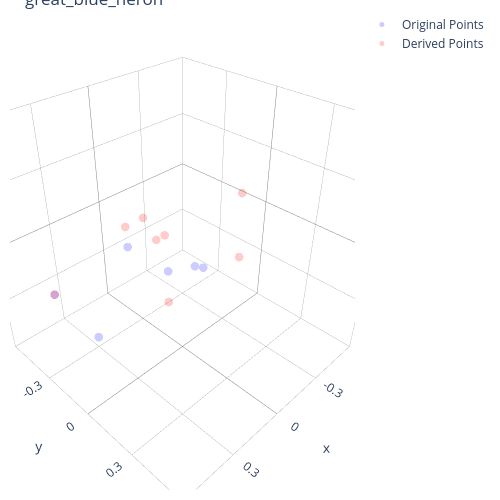

This figure's notebook cell:
### Markdown cell above
### Inspect a Species

The interactive 3D plot shows the original cadaver landmarks (blue) and the derived marker positions (red) for a selected species. The tail markers are derived from the tail base and length. The left side is also mirrored.

### Code cell
# Visualise derived markers for one species
plot_bird_markers(merged_df, row_idx=1, show_derived_lines=False)

### Figure 1 — Plotly figure (JSON) as saved in the notebook; plotly's stock layout.template omitted (floating-point values rounded to 4 significant figures)
{"data": [{"hovertemplate": "<b>Point</b>: %{text}<br>x: %{x:.3f}<br>y: %{y:.3f}<br>z: %{z:.3f}<br><extra></extra>", "marker": {"color": "blue", "opacity": 0.2, "size": 5}, "mode": "markers", "name": "Original Points", "text": ["pt1", "pt10", "pt11", "pt12", "pt2", "pt4", "pt8", "pt9"], "type": "scatter3d", "x": [0.028, 0.5857, 0.1969, 0.0774, 0.2268, 0.5875, 0.8846, 0.8822], "y": [0.1536, -0.1465, -0.1445, 0.1512, 0.1445, 0.1361, -0.0104, -0.08472], "z": [-0.0014, -0.0014, 0.04258, 0.03062, 0.08077, -0.04418, -0.1957, -0.1388]}, {"hovertemplate": "<b>Point</b>: %{text}<br>x: %{x:.3f}<br>y: %{y:.3f}<br>z: %{z:.3f}<br><extra></extra>", "marker": {"color": "red", "opacity": 0.2, "size": 5}, "mode": "markers", "name": "Derived Points", "text": ["right_wingtip", "left_wingtip", "right_primary", "left_primary", "right_secondary", "left_secondary", "right_tailtip", "left_tailtip", "right_tailbase", "left_tailbase", "right_shoulder", "left_shoulder", "hood"], "type": "scatter3d", "x": [0.8822, -0.8822, 0.736, -0.736, 0.5857, -0.5857, 0.057, -0.057, 0.0265, -0.0265, 0.2268, -0.2268, 0], "y": [-0.08472, -0.08472, 0.06286, 0.06286, -0.1465, -0.1465, -0.3295, -0.3295, -0.1445, -0.1445, 0.1445, 0.1445, 0.704], "z": [-0.1388, -0.1388, -0.1199, -0.1199, -0.0014, -0.0014, -0.0014, -0.0014, -0.0014, -0.0014, -0.08077, -0.08077, -0.08077]}], "layout": {"height": 500, "margin": {"b": 10, "l": 10, "r": 10, "t": 10}, "scene": {"aspectmode": "cube", "xaxis": {"backgroundcolor": "white", "dtick": 0.1, "gridcolor": "grey", "gridwidth": 0.5, "range": [-0.6, 0.6], "showbackground": true, "ticktext": ["", "-0.3", "0", "0.3", ""], "tickvals": [-0.6, -0.3, 0, 0.3, 0.6], "zerolinecolor": "grey"}, "yaxis": {"backgroundcolor": "white", "dtick": 0.1, "gridcolor": "grey", "gridwidth": 0.5, "range": [-0.6, 0.6], "showbackground": true, "ticktext": ["", "-0.3", "0", "0.3", ""], "tickvals": [-0.6, -0.3, 0, 0.3, 0.6], "zerolinecolor": "grey"}, "zaxis": {"backgroundcolor": "white", "dtick": 0.1, "gridcolor": "grey", "gridwidth": 0.5, "range": [-0.6, 0.6], "showbackground": true, "ticktext": ["", "-0.3", "0", "0.3", ""], "tickvals": [-0.6, -0.3, 0, 0.3, 0.6], "zerolinecolor": "grey"}}, "title": {"text": "great_blue_heron"}, "width": 500}}
